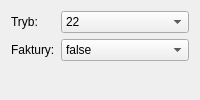
           <widget class="QWidget" name="tab_15">
            <attribute name="title">
             <string>Argumenty</string>
            </attribute>
            <layout class="QFormLayout" name="formLayout_4">
             <item row="0" column="0">
              <widget class="QLabel" name="label_15">
               <property name="text">
                <string>Tryb:</string>
               </property>
               <property name="buddy">
                <cstring>cashRegisterInfo2Mode</cstring>
               </property>
              </widget>
             </item>
             <item row="0" column="1">
              <widget class="QComboBox" name="cashRegisterInfo2Mode">
               <item>
                <property name="text">
                 <string>22</string>
                </property>
               </item>
               <item>
                <property name="text">
                 <string>23</string>
                </property>
               </item>
               <item>
                <property name="text">
                 <string>99</string>
                </property>
               </item>
              </widget>
             </item>
             <item row="1" column="0">
              <widget class="QLabel" name="label_17">
               <property name="text">
                <string>Faktury:</string>
               </property>
               <property name="buddy">
                <cstring>cashRegisterInfo2Invoices</cstring>
               </property>
              </widget>
             </item>
             <item row="1" column="1">
              <widget class="QComboBox" name="cashRegisterInfo2Invoices">
               <item>
                <property name="text">
                 <string>false</string>
                </property>
               </item>
               <item>
                <property name="text">
                 <string>true</string>
                </property>
               </item>
              </widget>
             </item>
            </layout>
           </widget>
